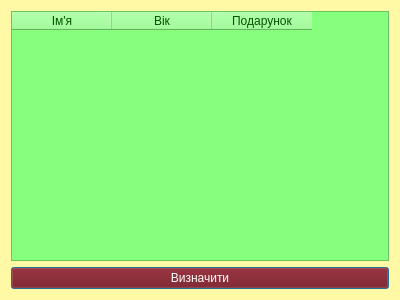
<?xml version="1.0" encoding="UTF-8"?>
<ui version="4.0">
 <class>Window6</class>
 <widget class="QDialog" name="Window6">
  <property name="geometry">
   <rect>
    <x>0</x>
    <y>0</y>
    <width>400</width>
    <height>300</height>
   </rect>
  </property>
  <property name="windowTitle">
   <string>Dialog</string>
  </property>
  <property name="styleSheet">
   <string notr="true">
background-color: rgb(255, 249, 166);</string>
  </property>
  <layout class="QVBoxLayout" name="verticalLayout">
   <item>
    <widget class="QTableWidget" name="youngestChildrenTable">
     <property name="styleSheet">
      <string notr="true">font: 700 12pt &quot;Consolas&quot;;
background-color: rgb(135, 255, 126);
color: rgb(0, 85, 0);
</string>
     </property>
     <column>
      <property name="text">
       <string>Ім'я</string>
      </property>
     </column>
     <column>
      <property name="text">
       <string>Вік</string>
      </property>
     </column>
     <column>
      <property name="text">
       <string>Подарунок</string>
      </property>
     </column>
    </widget>
   </item>
   <item>
    <widget class="QPushButton" name="pushButton">
     <property name="styleSheet">
      <string notr="true">color: rgb(255, 255, 255);
background-color: rgb(115, 0, 2);
font: 15pt &quot;Consolas&quot;;</string>
     </property>
     <property name="text">
      <string>Визначити</string>
     </property>
    </widget>
   </item>
  </layout>
 </widget>
 <resources/>
 <connections/>
</ui>
